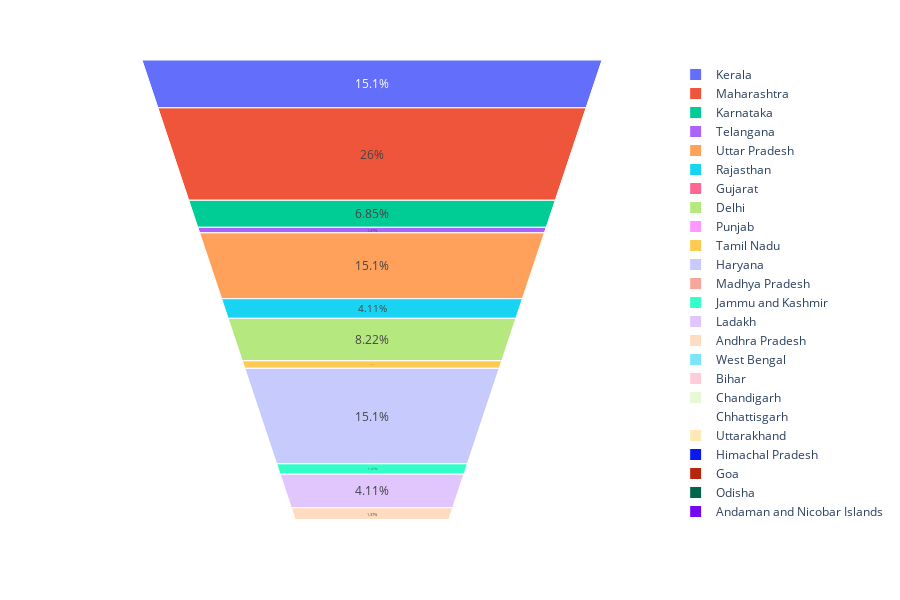

Notebook code cell kept with this figure:
### Markdown cell above
# Funnel area chart shows State Vs Recovered cases

### Code cell
fig = px.funnel_area(df,names='State', values='Recovered' ,height=600 )
fig.show()

### Figure 1 — Plotly figure (JSON) as saved in the notebook; plotly's stock layout.template omitted (floating-point values rounded to 4 significant figures)
{"data": [{"domain": {"x": [0, 1], "y": [0, 1]}, "hovertemplate": "State=%{label}<br>Recovered=%{value}<extra></extra>", "labels": ["Kerala", "Maharashtra", "Karnataka", "Telangana", "Uttar Pradesh", "Rajasthan", "Gujarat", "Delhi", "Punjab", "Tamil Nadu", "Haryana", "Madhya Pradesh", "Jammu and Kashmir", "Ladakh", "Andhra Pradesh", "West Bengal", "Bihar", "Chandigarh", "Chhattisgarh", "Uttarakhand", "Himachal Pradesh", "Goa", "Odisha", "Andaman and Nicobar Islands", "Puducherry", "Manipur", "Mizoram", "Assam", "Meghalaya", "Tripura", "Arunachal Pradesh", "Jharkhand", "Nagaland", "Sikkim", "Dadra and Nagar Haveli"], "legendgroup": "", "name": "", "showlegend": true, "type": "funnelarea", "values": [11, 19, 5, 1, 11, 3, 0, 6, 0, 1, 11, 0, 1, 3, 1, 0, 0, 0, 0, 0, 0, 0, 0, 0, 0, 0, 0, 0, 0, 0, 0, 0, 0, 0, 0]}], "layout": {"height": 600, "legend": {"tracegroupgap": 0}, "margin": {"t": 60}}}
